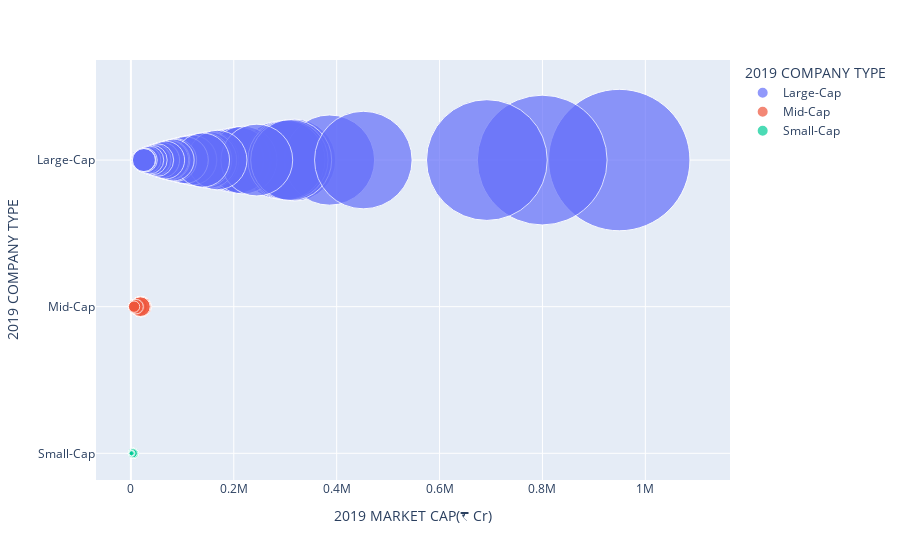

Notebook cell for this chart:
### Code cell
import plotly.express as px
fig = px.scatter(reports["ET_REPORT_2019"],x = reports["ET_REPORT_2019"]["2019 MARKET CAP(₹ Cr)"], y = reports["ET_REPORT_2019"]["2019 COMPANY TYPE"],
hover_name = reports["ET_REPORT_2019"]["COMPANY NAME"],color =reports["ET_REPORT_2019"]["2019 COMPANY TYPE"] ,size = reports["ET_REPORT_2019"]["2019 MARKET CAP(₹ Cr)"], size_max = 100)
fig.show()

### Figure 1 — Plotly figure (JSON) as saved in the notebook; plotly's stock layout.template omitted (floating-point values rounded to 4 significant figures; data arrays with more than 128 entries replaced by an {"elided": "..."} marker saying what was removed)
{"data": [{"hovertemplate": "<b>%{hovertext}</b><br><br>2019 COMPANY TYPE=%{y}<br>2019 MARKET CAP(₹ Cr)=%{marker.size}<extra></extra>", "hovertext": ["Reliance Industries Ltd.", "State Bank of India", "Indian Oil Corporation Ltd.", "Oil And Natural Gas Corporation Ltd.", "Rajesh Exports Ltd.", "Tata Motors Ltd.", "Bharat Petroleum Corporation Ltd.", "Hindustan Petroleum Corporation Ltd.", "Tata Consultancy Services Ltd.", "ICICI Bank Ltd.", "Tata Steel Ltd.", "HDFC Bank Ltd.", "Larsen & Toubro Ltd.", "Housing Development Finance Corporation Ltd.", "Hindalco Industries Ltd.", "NTPC Ltd.", "Bharti Airtel Ltd.", "Infosys Ltd.", "Punjab National Bank", "Coal India Ltd.", "Vedanta Ltd.", "Bank of Baroda", "ICICI Prudential Life Insurance Company Ltd.", "SBI Life Insurance Company Ltd.", "Axis Bank Ltd.", "JSW Steel Ltd.", "Grasim Industries Ltd.", "Mahindra & Mahindra Ltd.", "HCL Technologies Ltd.", "Maruti Suzuki India Ltd.", "HDFC Life Insurance Company Ltd.", "Power Finance Corporation Ltd.", "Wipro Ltd.", "Bajaj Finserv Ltd.", "GAIL (India) Ltd.", "Motherson Sumi Systems Ltd.", "Kotak Mahindra Bank Ltd.", "ITC Ltd.", "General Insurance Corporation of India", "Bank of India", "Hindustan Unilever Ltd.", "UltraTech Cement Ltd.", "Power Grid Corporation of India Ltd.", "Adani Enterprises Ltd.", "UPL Ltd.", "Tech Mahindra Ltd.", "REC Ltd.", "IndusInd Bank Ltd.", "Sun Pharmaceutical Industries Ltd.", "The New India Assurance Company Ltd.", "Hero MotoCorp Ltd.", "Bajaj Auto Ltd.", "Aurobindo Pharma Ltd.", "Adani Power Ltd.", "Bajaj Finance Ltd.", "Petronet LNG Ltd.", "Ambuja Cements Ltd.", "IDBI Bank Ltd.", "Hindustan Zinc Ltd.", "Avenue Supermarts Ltd.", "Hindustan Aeronautics Ltd.", "Asian Paints Ltd.", "Titan Company Ltd.", "Ashok Leyland Ltd.", "LIC Housing Finance Ltd.", "Aditya Birla Capital Ltd.", "TVS Motor Company Ltd.", "Cipla Ltd.", "Dr. Reddy's Laboratories Ltd.", "IDFC First Bank Ltd.", "Shriram Transport Finance Company Ltd.", "MRF Ltd.", "NMDC Ltd.", "InterGlobe Aviation Ltd.", "Lupin Ltd.", "Adani Ports & Special Economic Zone Ltd.", "Indus Towers Ltd.", "Cadila Healthcare Ltd.", "Bandhan Bank Ltd.", "L&T Finance Holdings Ltd.", "Bharat Electronics Ltd.", "ACC Ltd.", "Shree Cements Ltd.", "Piramal Enterprises Ltd.", "Nestle India Ltd.", "Britannia Industries Ltd.", "ICICI Lombard General Insurance Company Ltd.", "Larsen & Toubro Infotech Ltd.", "Mahindra & Mahindra Financial Services Ltd.", "Muthoot Finance Ltd.", "Godrej Consumer Products Ltd.", "NHPC Ltd.", "Adani Transmission Ltd.", "Havells India Ltd.", "Siemens Ltd.", "Bosch Ltd.", "Dabur India Ltd.", "Cholamandalam Investment & Finance Company Ltd.", "Eicher Motors Ltd.", "Alkem Laboratories Ltd.", "Marico Ltd.", "United Spirits Ltd.", "Torrent Pharmaceuticals Ltd.", "Zee Entertainment Enterprises Ltd.", "Voltas Ltd.", "Varun Beverages Ltd.", "Whirlpool of India Ltd.", "Pidilite Industries Ltd.", "Biocon Ltd.", "Divi's Laboratories Ltd.", "Berger Paints (India) Ltd.", "Container Corporation of India Ltd.", "Bharat Forge Ltd.", "Au Small Finance Bank Ltd.", "ABB India Ltd.", "DLF Ltd.", "Kansai Nerolac Paints Ltd.", "Indraprastha Gas Ltd.", "Oracle Financial Services Software Ltd.", "Colgate-Palmolive (India) Ltd.", "Abbott India Ltd.", "United Breweries Ltd.", "Procter & Gamble Hygiene & Healthcare Ltd.", "Jubilant Foodworks Ltd.", "GlaxoSmithKline Pharmaceuticals Ltd.", "Honeywell Automation India Ltd.", "Page Industries Ltd.", "3M India Ltd."], "legendgroup": "Large-Cap", "marker": {"color": "#636efa", "size": [949280, 290140, 125768, 172135, 20200, 48588, 111550, 45237, 799565, 318508, 45758, 691980, 195557, 386084, 44147, 116721, 207156, 300107, 29309, 126223, 55138, 39026, 73315, 97023, 207918, 60545, 51164, 70212, 154495, 218163, 117667, 30178, 150850, 142966, 57452, 41390, 305362, 311546, 47025, 23430, 451807, 118658, 101447, 22678, 42810, 73731, 27476, 99094, 104709, 25249, 50973, 92776, 25922, 24808, 244755, 41521, 40011, 34522, 89331, 118206, 26206, 167782, 104761, 23364, 21730, 21060, 21701, 37803, 47169, 20611, 25709, 26962, 31762, 55842, 34487, 76616, 42691, 25012, 86375, 20106, 26688, 28213, 70464, 35260, 139150, 75697, 61087, 29091, 20938, 27695, 73870, 23661, 30530, 42358, 56416, 46092, 82478, 24436, 60032, 24460, 46677, 45108, 30383, 29264, 23099, 20699, 27955, 67715, 31464, 46093, 47662, 34786, 21068, 22577, 30764, 51257, 28802, 28652, 26126, 41745, 25953, 32812, 36799, 21114, 27779, 24627, 25872, 25230], "sizemode": "area", "sizeref": 94.93, "symbol": "circle"}, "mode": "markers", "name": "Large-Cap", "orientation": "h", "showlegend": true, "type": "scatter", "x": [949280, 290140, 125768, 172135, 20200, 48588, 111550, 45237, 799565, 318508, 45758, 691980, 195557, 386084, 44147, 116721, 207156, 300107, 29309, 126223, 55138, 39026, 73315, 97023, 207918, 60545, 51164, 70212, 154495, 218163, 117667, 30178, 150850, 142966, 57452, 41390, 305362, 311546, 47025, 23430, 451807, 118658, 101447, 22678, 42810, 73731, 27476, 99094, 104709, 25249, 50973, 92776, 25922, 24808, 244755, 41521, 40011, 34522, 89331, 118206, 26206, 167782, 104761, 23364, 21730, 21060, 21701, 37803, 47169, 20611, 25709, 26962, 31762, 55842, 34487, 76616, 42691, 25012, 86375, 20106, 26688, 28213, 70464, 35260, 139150, 75697, 61087, 29091, 20938, 27695, 73870, 23661, 30530, 42358, 56416, 46092, 82478, 24436, 60032, 24460, 46677, 45108, 30383, 29264, 23099, 20699, 27955, 67715, 31464, 46093, 47662, 34786, 21068, 22577, 30764, 51257, 28802, 28652, 26126, 41745, 25953, 32812, 36799, 21114, 27779, 24627, 25872, 25230], "xaxis": "x", "y": ["Large-Cap", "Large-Cap", "Large-Cap", "Large-Cap", "Large-Cap", "Large-Cap", "Large-Cap", "Large-Cap", "Large-Cap", "Large-Cap", "Large-Cap", "Large-Cap", "Large-Cap", "Large-Cap", "Large-Cap", "Large-Cap", "Large-Cap", "Large-Cap", "Large-Cap", "Large-Cap", "Large-Cap", "Large-Cap", "Large-Cap", "Large-Cap", "Large-Cap", "Large-Cap", "Large-Cap", "Large-Cap", "Large-Cap", "Large-Cap", "Large-Cap", "Large-Cap", "Large-Cap", "Large-Cap", "Large-Cap", "Large-Cap", "Large-Cap", "Large-Cap", "Large-Cap", "Large-Cap", "Large-Cap", "Large-Cap", "Large-Cap", "Large-Cap", "Large-Cap", "Large-Cap", "Large-Cap", "Large-Cap", "Large-Cap", "Large-Cap", "Large-Cap", "Large-Cap", "Large-Cap", "Large-Cap", "Large-Cap", "Large-Cap", "Large-Cap", "Large-Cap", "Large-Cap", "Large-Cap", "Large-Cap", "Large-Cap", "Large-Cap", "Large-Cap", "Large-Cap", "Large-Cap", "Large-Cap", "Large-Cap", "Large-Cap", "Large-Cap", "Large-Cap", "Large-Cap", "Large-Cap", "Large-Cap", "Large-Cap", "Large-Cap", "Large-Cap", "Large-Cap", "Large-Cap", "Large-Cap", "Large-Cap", "Large-Cap", "Large-Cap", "Large-Cap", "Large-Cap", "Large-Cap", "Large-Cap", "Large-Cap", "Large-Cap", "Large-Cap", "Large-Cap", "Large-Cap", "Large-Cap", "Large-Cap", "Large-Cap", "Large-Cap", "Large-Cap", "Large-Cap", "Large-Cap", "Large-Cap", "Large-Cap", "Large-Cap", "Large-Cap", "Large-Cap", "Large-Cap", "Large-Cap", "Large-Cap", "Large-Cap", "Large-Cap", "Large-Cap", "Large-Cap", "Large-Cap", "Large-Cap", "Large-Cap", "Large-Cap", "Large-Cap", "Large-Cap", "Large-Cap", "Large-Cap", "Large-Cap", "Large-Cap", "Large-Cap", "Large-Cap", "Large-Cap", "Large-Cap", "Large-Cap", "Large-Cap", "Large-Cap"], "yaxis": "y"}, {"hovertemplate": "<b>%{hovertext}</b><br><br>2019 COMPANY TYPE=%{y}<br>2019 MARKET CAP(₹ Cr)=%{marker.size}<extra></extra>", "hovertext": ["Canara Bank", "Union Bank of India", "Steel Authority of India (SAIL) Ltd.", "Jindal Steel & Power Ltd.", "Indian Bank", "Vodafone Idea Ltd.", "Tata Power Company Ltd.", "Mangalore Refinery And Petrochemicals Ltd.", "Max Financial Services Ltd.", "Central Bank of India", "YES Bank Ltd.", "Indian Overseas Bank", "Oil India Ltd.", "UCO Bank", "Bharat Heavy Electricals Ltd.", "Apollo Tyres Ltd.", "Tata Communications Ltd.", "Federal Bank Ltd.", "Exide Industries Ltd.", "Bank of Maharashtra", "Coromandel International Ltd.", "Cholamandalam Financial Holdings Ltd.", "Bombay Burmah Trading Corporation Ltd.", "Kalpataru Power Transmissions Ltd.", "Chambal Fertilisers & Chemicals Ltd.", "KEC International Ltd.", "NLC India Ltd.", "Torrent Power Ltd.", "CESC Ltd.", "Tata Consumer Products Ltd.", "Gujarat State Petronet Ltd.", "Glenmark Pharmaceuticals Ltd.", "Quess Corp Ltd.", "Edelweiss Financial Services Ltd.", "Tata Chemicals Ltd.", "Apollo Hospitals Enterprise Ltd.", "RBL Bank Ltd.", "Godrej Industries Ltd.", "Dilip Buildcon Ltd.", "Indiabulls Housing Finance Ltd.", "Gujarat Gas Ltd.", "MphasiS Ltd.", "SIS Ltd.", "National Aluminium Company Ltd.", "Prestige Estates Projects Ltd.", "DCM Shriram Ltd.", "Aster DM Healthcare Ltd.", "SRF Ltd.", "MindTree Ltd.", "PNB Housing Finance Ltd.", "Welspun India Ltd.", "Housing and Urban Development Corporation Ltd.", "Amara Raja Batteries Ltd.", "JSW Energy Ltd.", "Escorts Ltd.", "NBCC (India) Ltd.", "GMR Infrastructure Ltd.", "JK Cement Ltd.", "Endurance Technologies Ltd.", "Future Retail Ltd.", "Supreme Industries Ltd.", "Minda Industries Ltd.", "Jubilant Pharmova Ltd.", "Manappuram Finance Ltd.", "Vardhman Textiles Ltd.", "Godrej Agrovet Ltd.", "Tube Investments of India Ltd.", "Shriram City Union Finance Ltd.", "Mahindra CIE Automotive Ltd.", "Spicejet Ltd.", "Balkrishna Industries Ltd.", "L&T Technology Services Ltd.", "Hatsun Agro Products Ltd.", "Ipca Laboratories Ltd.", "Alembic Pharmaceuticals Ltd.", "Aditya Birla Fashion and Retail Ltd.", "The Ramco Cements Ltd.", "Sundaram Finance Ltd.", "Thermax Ltd.", "Sterlite Technologies Ltd.", "Crompton Greaves Consumer Electricals Ltd.", "City Union Bank Ltd.", "Cummins India Ltd.", "PI Industries Ltd.", "Coforge Ltd.", "Aarti Industries Ltd.", "Bayer Cropscience Ltd.", "Blue Star Ltd.", "Fortis Healthcare Ltd.", "Avanti Feeds Ltd.", "DCB Bank Ltd.", "Aegis Logistics Ltd.", "Atul Ltd.", "Sundram Fasteners Ltd.", "SJVN Ltd.", "Motilal Oswal Financial Services Ltd.", "Finolex Industries Ltd.", "Sun TV Network Ltd.", "Blue Dart Express Ltd.", "JM Financial Ltd.", "Astral Ltd.", "Finolex Cables Ltd.", "Castrol India Ltd.", "AIA Engineering Ltd.", "Cochin Shipyard Ltd.", "Sanofi India Ltd.", "Emami Ltd.", "Kajaria Ceramics Ltd.", "Galaxy Surfactants Ltd.", "Trent Ltd.", "V-Guard Industries Ltd.", "SKF India Ltd.", "Carborundum Universal Ltd.", "Godfrey Phillips India Ltd.", "Narayana Hrudayalaya Ltd.", "Akzo Nobel India Ltd.", "Future Lifestyle Fashions Ltd.", "Pfizer Ltd.", "Graphite India Ltd.", "Mahanagar Gas Ltd.", "Bharat Dynamics Ltd."], "legendgroup": "Mid-Cap", "marker": {"color": "#EF553B", "size": [16129, 18142, 15922, 14789, 6069, 14637, 15377, 8561, 12916, 8934, 17121, 9623, 17462, 11549, 19171, 9734, 10603, 17192, 16213, 7097, 13806, 8976, 8034, 6952, 6636, 7084, 7660, 13810, 10114, 19097, 12255, 9127, 7774, 10895, 16440, 19897, 14389, 14573, 5647, 10153, 13662, 16642, 6768, 8541, 11251, 5376, 7441, 17985, 11572, 9307, 5470, 8347, 12343, 11962, 8015, 6839, 12808, 8936, 15363, 17355, 14491, 9147, 8295, 13846, 5124, 9324, 8409, 8789, 5619, 6621, 16617, 15202, 9540, 13818, 10635, 16458, 18730, 17996, 12632, 5123, 15986, 15716, 15463, 19632, 9501, 14449, 15579, 7678, 11047, 6961, 5594, 6030, 12230, 9810, 9667, 10646, 7207, 19712, 5173, 7481, 16415, 5615, 14637, 15683, 5315, 15532, 14508, 11803, 5391, 18304, 10072, 10643, 5934, 6211, 5949, 9119, 8105, 18471, 5995, 9984, 6147], "sizemode": "area", "sizeref": 94.93, "symbol": "circle"}, "mode": "markers", "name": "Mid-Cap", "orientation": "h", "showlegend": true, "type": "scatter", "x": [16129, 18142, 15922, 14789, 6069, 14637, 15377, 8561, 12916, 8934, 17121, 9623, 17462, 11549, 19171, 9734, 10603, 17192, 16213, 7097, 13806, 8976, 8034, 6952, 6636, 7084, 7660, 13810, 10114, 19097, 12255, 9127, 7774, 10895, 16440, 19897, 14389, 14573, 5647, 10153, 13662, 16642, 6768, 8541, 11251, 5376, 7441, 17985, 11572, 9307, 5470, 8347, 12343, 11962, 8015, 6839, 12808, 8936, 15363, 17355, 14491, 9147, 8295, 13846, 5124, 9324, 8409, 8789, 5619, 6621, 16617, 15202, 9540, 13818, 10635, 16458, 18730, 17996, 12632, 5123, 15986, 15716, 15463, 19632, 9501, 14449, 15579, 7678, 11047, 6961, 5594, 6030, 12230, 9810, 9667, 10646, 7207, 19712, 5173, 7481, 16415, 5615, 14637, 15683, 5315, 15532, 14508, 11803, 5391, 18304, 10072, 10643, 5934, 6211, 5949, 9119, 8105, 18471, 5995, 9984, 6147], "xaxis": "x", "y": ["Mid-Cap", "Mid-Cap", "Mid-Cap", "Mid-Cap", "Mid-Cap", "Mid-Cap", "Mid-Cap", "Mid-Cap", "Mid-Cap", "Mid-Cap", "Mid-Cap", "Mid-Cap", "Mid-Cap", "Mid-Cap", "Mid-Cap", "Mid-Cap", "Mid-Cap", "Mid-Cap", "Mid-Cap", "Mid-Cap", "Mid-Cap", "Mid-Cap", "Mid-Cap", "Mid-Cap", "Mid-Cap", "Mid-Cap", "Mid-Cap", "Mid-Cap", "Mid-Cap", "Mid-Cap", "Mid-Cap", "Mid-Cap", "Mid-Cap", "Mid-Cap", "Mid-Cap", "Mid-Cap", "Mid-Cap", "Mid-Cap", "Mid-Cap", "Mid-Cap", "Mid-Cap", "Mid-Cap", "Mid-Cap", "Mid-Cap", "Mid-Cap", "Mid-Cap", "Mid-Cap", "Mid-Cap", "Mid-Cap", "Mid-Cap", "Mid-Cap", "Mid-Cap", "Mid-Cap", "Mid-Cap", "Mid-Cap", "Mid-Cap", "Mid-Cap", "Mid-Cap", "Mid-Cap", "Mid-Cap", "Mid-Cap", "Mid-Cap", "Mid-Cap", "Mid-Cap", "Mid-Cap", "Mid-Cap", "Mid-Cap", "Mid-Cap", "Mid-Cap", "Mid-Cap", "Mid-Cap", "Mid-Cap", "Mid-Cap", "Mid-Cap", "Mid-Cap", "Mid-Cap", "Mid-Cap", "Mid-Cap", "Mid-Cap", "Mid-Cap", "Mid-Cap", "Mid-Cap", "Mid-Cap", "Mid-Cap", "Mid-Cap", "Mid-Cap", "Mid-Cap", "Mid-Cap", "Mid-Cap", "Mid-Cap", "Mid-Cap", "Mid-Cap", "Mid-Cap", "Mid-Cap", "Mid-Cap", "Mid-Cap", "Mid-Cap", "Mid-Cap", "Mid-Cap", "Mid-Cap", "Mid-Cap", "Mid-Cap", "Mid-Cap", "Mid-Cap", "Mid-Cap", "Mid-Cap", "Mid-Cap", "Mid-Cap", "Mid-Cap", "Mid-Cap", "Mid-Cap", "Mid-Cap", "Mid-Cap", "Mid-Cap", "Mid-Cap", "Mid-Cap", "Mid-Cap", "Mid-Cap", "Mid-Cap", "Mid-Cap", "Mid-Cap"], "yaxis": "y"}, {"hovertemplate": "<b>%{hovertext}</b><br><br>2019 COMPANY TYPE=%{y}<br>2019 MARKET CAP(₹ Cr)=%{marker.size}<extra></extra>", "hovertext": {"elided": "151 str values"}, "legendgroup": "Small-Cap", "marker": {"color": "#00cc96", "size": {"elided": "151 int values"}, "sizemode": "area", "sizeref": 94.93, "symbol": "circle"}, "mode": "markers", "name": "Small-Cap", "orientation": "h", "showlegend": true, "type": "scatter", "x": {"elided": "151 int values"}, "xaxis": "x", "y": {"elided": "151 str values"}, "yaxis": "y"}], "layout": {"legend": {"itemsizing": "constant", "title": {"text": "2019 COMPANY TYPE"}, "tracegroupgap": 0}, "margin": {"t": 60}, "xaxis": {"anchor": "y", "domain": [0, 1], "title": {"text": "2019 MARKET CAP(₹ Cr)"}}, "yaxis": {"anchor": "x", "categoryarray": ["Small-Cap", "Mid-Cap", "Large-Cap"], "categoryorder": "array", "domain": [0, 1], "title": {"text": "2019 COMPANY TYPE"}}}}
